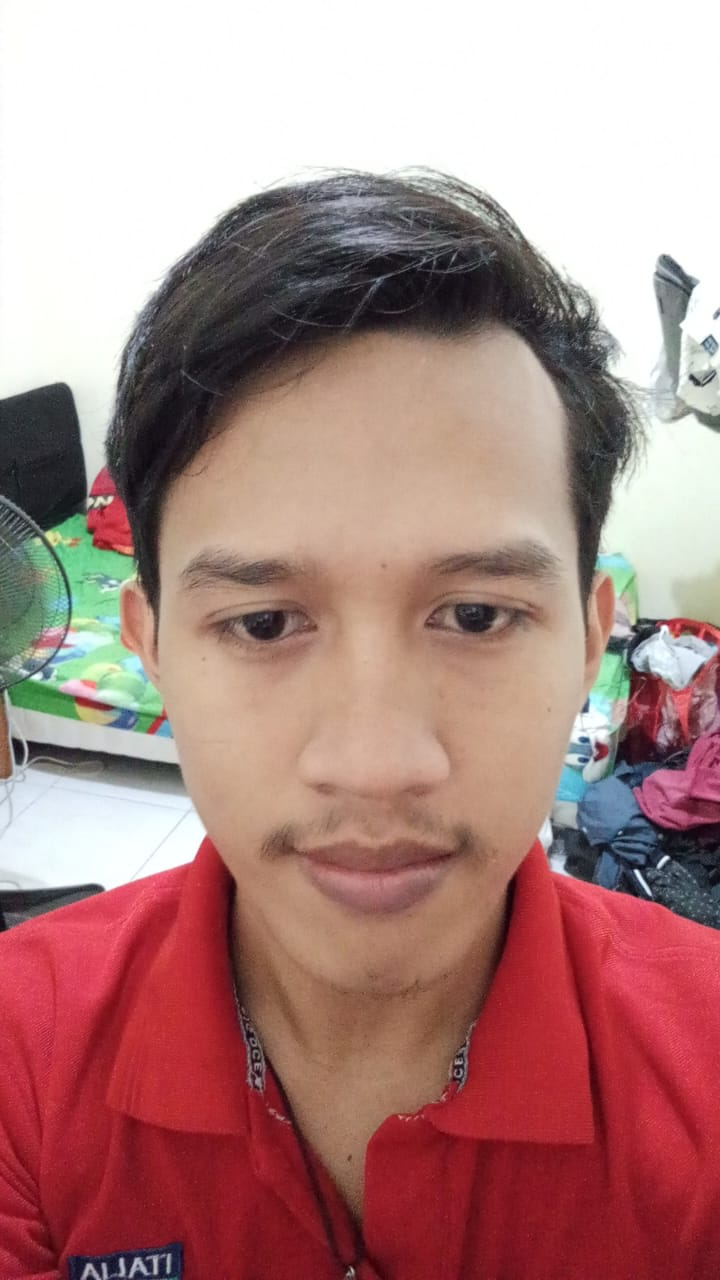
#> input picture dataset/ditya/0111.png, 720 x 1280 px
$ python cosine4.py   (older library calls are emulated)
#> lines starting #> are read from the running program, lines starting #| are printed output that depends on the picture; long printed decimals are rounded
import cv2
import numpy as np
from skimage.metrics import structural_similarity as compare_ssim

# Initialize Haar Cascade face detector
face_cascade = cv2.CascadeClassifier(cv2.data.haarcascades + 'haarcascade_frontalface_default.xml')

# Function to detect and crop the face from an image
def detect_and_crop_face(image, cascade):
    gray = cv2.cvtColor(image, cv2.COLOR_BGR2GRAY)
    faces = cascade.detectMultiScale(gray, scaleFactor=1.1, minNeighbors=5, minSize=(30, 30))
    if len(faces) == 0:
        return None
    (x, y, w, h) = faces[0]
    return image[y:y+h, x:x+w]

# Load the images
# Tes 1
# image1_path = '../dataset/ditya/0106.png'
# image2_path = '../dataset/zidni/0109.png'

# Tes 2
# image1_path = '../dataset/rara/User.1.1.jpg'
# image2_path = '../dataset/rara/User.1.3.jpg'

# Tes 3
# image1_path = '../dataset/ika/User.2.5.jpg'
# image2_path = '../dataset/ika/User.2.37.jpg'

# Tes 4
# image1_path = '../dataset/rara/User.1.5.jpg'
# image2_path = '../dataset/ika/User.2.37.jpg'

# Tes 5
image1_path = '../dataset/ditya/0111.png'
image2_path = '../dataset/ditya/0109.png'

image1 = cv2.imread(image1_path)
#> image1 is the input picture: shape (1280, 720, 3); mean B, G, R 131.3, 134.4, 174.1
image2 = cv2.imread(image2_path)
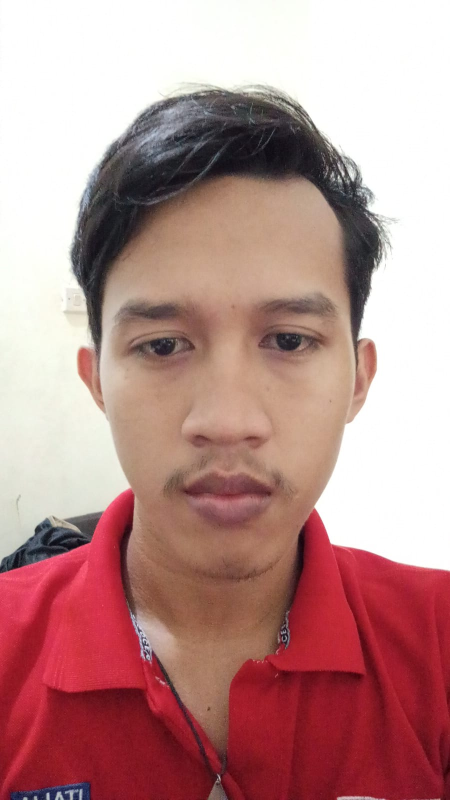
#> input picture dataset/ditya/0109.png, 900 x 1600 px (shown at 1/2 size)
#> image2 is the input picture: shape (1600, 900, 3); mean B, G, R 141.1, 143.3, 186.4

# Detect and crop faces
face1 = detect_and_crop_face(image1, face_cascade)
#> in detect_and_crop_face, `gray = cv2.cvtColor(image, cv2.COLOR_BGR2GRAY)`:
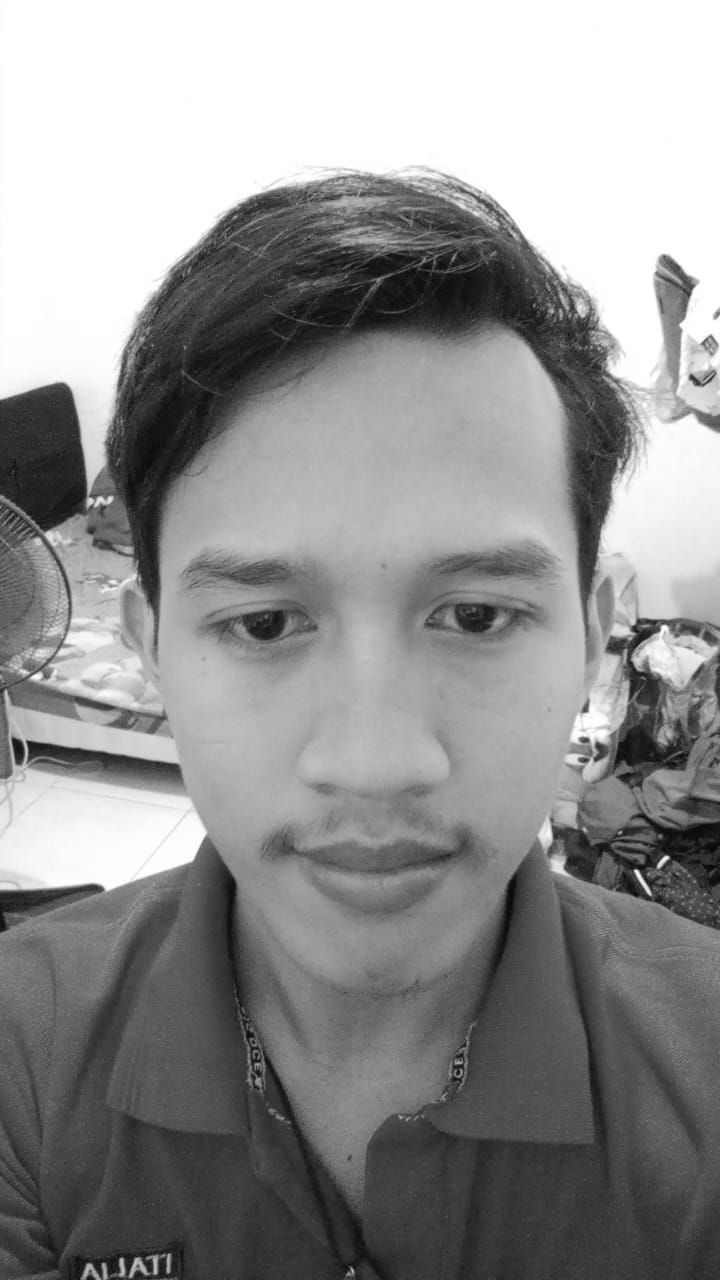
#> gray: shape (1280, 720); min 5, max 255, mean 145.9
#> in detect_and_crop_face, `faces = cascade.detectMultiScale(gray, scaleFactor=1.1, minNeighbors=5..`: faces = [[85, 403, 570, 570]]
#> in detect_and_crop_face, `(x, y, w, h) = faces[0]`: x = 85; y = 403; w = 570
#> in detect_and_crop_face, `return image[y:y+h, x:x+w]`:
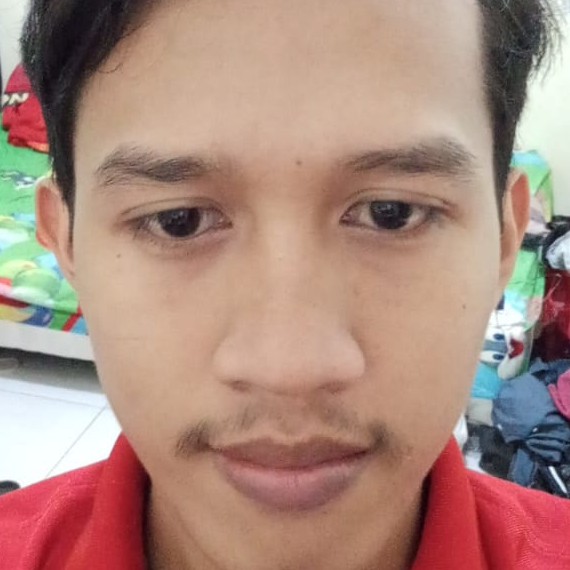
#> returned value: shape (570, 570, 3); mean of channels 0, 1, 2 125.1, 137.2, 171.8; drawn as B, G, R
face2 = detect_and_crop_face(image2, face_cascade)
#> in detect_and_crop_face (call 2), `gray = cv2.cvtColor(image, cv2.COLOR_BGR2GRAY)`:
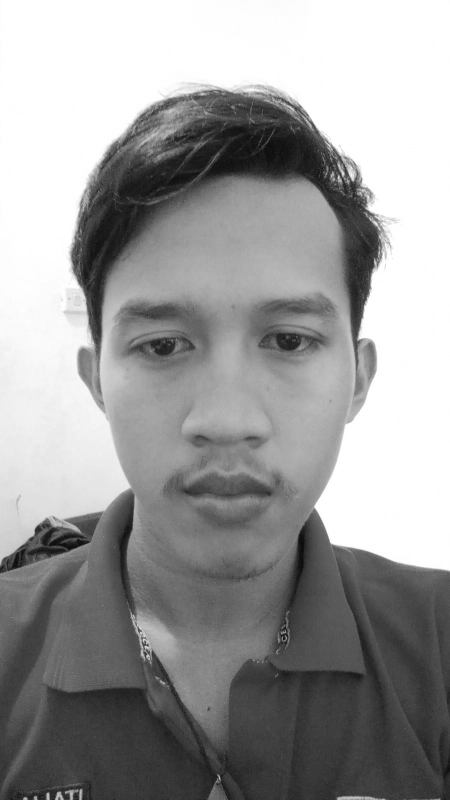
#> gray: shape (1600, 900) (shown at 1/2 size); min 5, max 255, mean 155.9
#> in detect_and_crop_face (call 2), `faces = cascade.detectMultiScale(gray, scaleFactor=1.1, minNeighbors=5..`: faces = [[113, 421, 677, 677]]
#> in detect_and_crop_face (call 2), `(x, y, w, h) = faces[0]`: x = 113; y = 421; w = 677
#> in detect_and_crop_face (call 2), `return image[y:y+h, x:x+w]`:
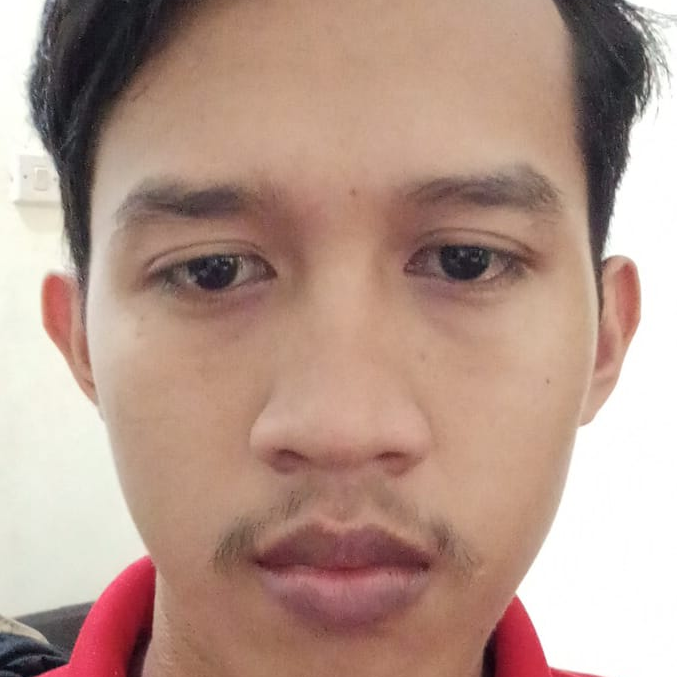
#> returned value: shape (677, 677, 3); mean of channels 0, 1, 2 139.2, 151.9, 181.6; drawn as B, G, R

# Function to preprocess and compute SSIM
def compute_ssim(face1, face2):
    # Convert the images to grayscale
    gray1 = cv2.cvtColor(face1, cv2.COLOR_BGR2GRAY)
    gray2 = cv2.cvtColor(face2, cv2.COLOR_BGR2GRAY)
    # Resize images to the same size
    gray1 = cv2.resize(gray1, (100, 100))
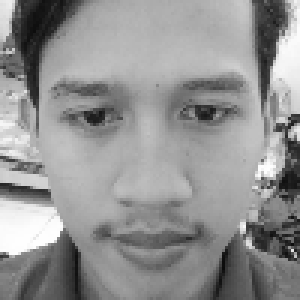
#> gray1: shape (100, 100) (shown 3 times larger); min 11, max 254, mean 146.1
    gray2 = cv2.resize(gray2, (100, 100))
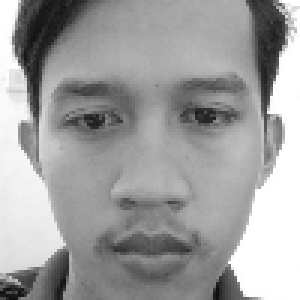
#> gray2: shape (100, 100) (shown 3 times larger); min 12, max 255, mean 159.2
    # Compute SSIM between two images
    score, _ = compare_ssim(gray1, gray2, full=True)
#> score = 0.511
    return score

# Compare the faces if both were detected
if face1 is not None and face2 is not None:
    ssim_score = compute_ssim(face1, face2)
#> ssim_score = 0.511
    similarity_percentage = ssim_score * 100
#> similarity_percentage = 51.09
    result = {
        "Similarity Percentage": similarity_percentage,
        "Are Faces Similar": "Yes" if similarity_percentage > 60 else "No"
    }
#> result = {'Similarity Percentage': 51.09, 'Are Faces Similar': 'No'}
else:
    result = {
        "Error": "Could not detect a face in one or both of the images. Please try with different images."
    }

# Print the result
print(result)
#| {'Similarity Percentage': 51.091, 'Are Faces Similar': 'No'}
